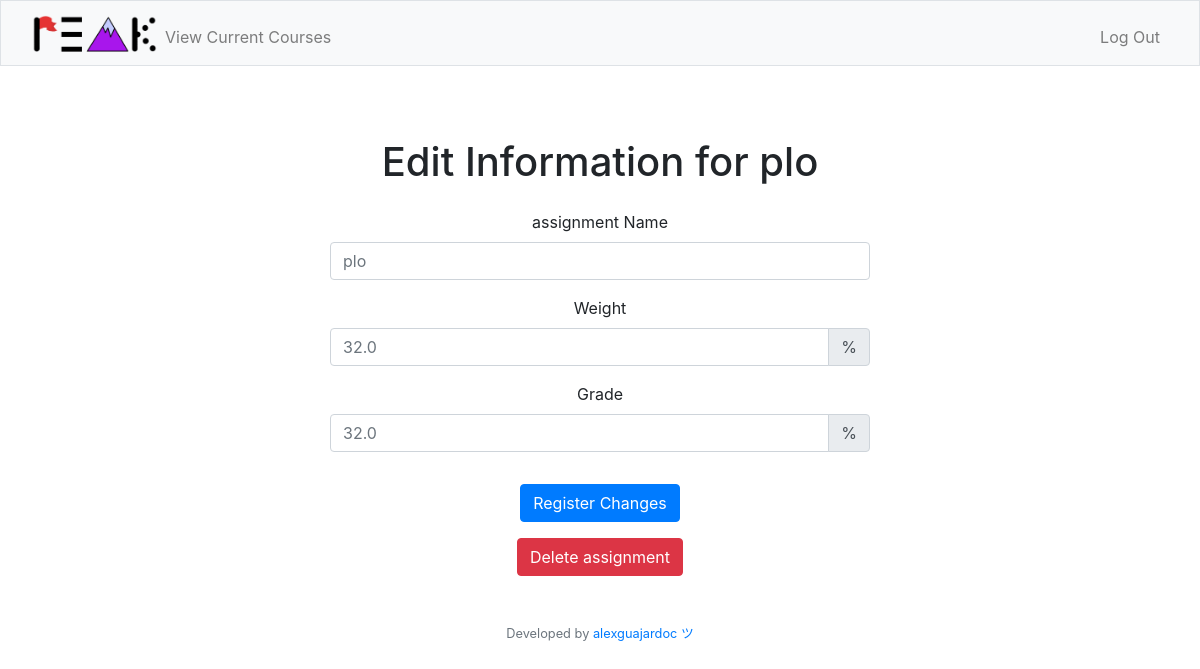
/editassignment?assignment=plo (signed in), run on the app's committed database.
### tables this page shows
CREATE TABLE assignments (assignment_id INTEGER PRIMARY KEY AUTOINCREMENT NOT NULL, assignment_name TEXT NOT NULL, grade REAL NOT NULL, weight REAL NOT NULL, user_id INTEGER, period_id INTEGER, course_id INTEGER, date DATE, FOREIGN KEY (user_id) REFERENCES users(user_id), FOREIGN KEY (period_id) REFERENCES period(period_id), FOREIGN KEY (course_id) REFERENCES courses(course_id));

### app.py (the view)
@app.route('/editassignment', methods=["GET", "POST"])
@login_required
def editassignment():
    if request.method == "POST":
        assignment_name = request.form.get("assignmentname")
        assignment_grade = request.form.get("grade")
        assignment_weight = request.form.get("weight")
        assignment_id = request.form.get("assignmentid")
        cId = crsr.execute("SELECT course_id FROM assignments WHERE assignment_id = ?", (assignment_id,)).fetchall()
        course_name = crsr.execute("SELECT course_name FROM courses WHERE course_id = ?", (cId[0][0],)).fetchall()
        totalweight = crsr.execute("SELECT SUM(weight) FROM assignments WHERE course_id = ? AND user_id = ?", (cId[0][0],session["user_id"])).fetchall()
        oldweight = crsr.execute("SELECT weight FROM assignments WHERE assignment_id = ? AND user_id = ?", (assignment_id,session["user_id"])).fetchall()
        if not totalweight or totalweight[0][0] is None:
            totalweightnew = 0
        else:
            totalweightnew = totalweight[0][0] - oldweight[0][0]
        if float(assignment_weight) + float(totalweightnew) > 100:
            return apology("total weight of assignments exceeds 100%, try again", 400)
        crsr.execute("UPDATE assignments SET assignment_name = ?, grade = ?, weight = ? WHERE assignment_id = ?", (assignment_name, assignment_grade, assignment_weight, assignment_id)).fetchall()
        assignments = crsr.execute("SELECT assignment_name, weight, grade FROM assignments WHERE course_id = ? AND user_id = ?", (cId[0][0],session["user_id"])).fetchall()
        avg = crsr.execute("SELECT SUM(grade * weight) / SUM(weight) FROM assignments WHERE course_id = ? AND user_id = ?", (cId[0][0],session["user_id"])).fetchall()
        avg2 = crsr.execute("SELECT SUM(0.01 * grade * weight) FROM assignments WHERE course_id = ? AND user_id = ?", (cId[0][0],session["user_id"])).fetchall()
        max = crsr.execute("SELECT SUM(weight) FROM assignments WHERE course_id = ? AND user_id = ?", (cId[0][0],session["user_id"])).fetchall()
        return render_template("assignments.html", course_name=course_name[0][0], assignments=assignments, avg=avg[0][0], avg2=avg2[0][0], max=max[0][0])
    else:
        assignment_name = request.args.get('assignment')
        assignment_id = crsr.execute("SELECT assignment_id FROM assignments WHERE assignment_name = ? AND user_id = ?", (assignment_name,session["user_id"])).fetchall()
        assignments = crsr.execute("SELECT assignment_name, weight, grade FROM assignments WHERE assignment_id = ? AND user_id = ?", (assignment_id[0][0],session["user_id"])).fetchall()
        return render_template("editassignment.html", assignments=assignments, assignment_id=assignment_id[0][0])

### helpers.py (called while the page is built)
def login_required(f):
    @wraps(f)
    def decorated_function(*args, **kwargs):
        if session.get("user_id") is None:
            return redirect("/login")
        return f(*args, **kwargs)
    return decorated_function

### templates/editassignment.html (shortened to what this page needs)
{% extends "layout.html" %}
{% block main %}
<div class="container">
    <h1 class="text-center my-4">Edit Information for {{ assignments[0][0] }}</h1>
    <div class="row justify-content-center">
        <div class="col-lg-6">
            <form action="/editassignment" method="post">
                <div class="form-group">
                    <label for="assignmentname">assignment Name</label>
                    <input autocomplete="off" autofocus class="form-control" id="assignmentname" name="assignmentname" placeholder="{{ assignments[0][0] }}" type="text">
                </div>
                <div class="form-group">
                    <label for="weight">Weight</label>
                    <div class="input-group">
                        <input autocomplete="off" class="form-control" id="weight" name="weight" placeholder="{{ assignments[0][1] }}" type="number" min="0" step="any">
                        <div class="input-group-append">
                            <span class="input-group-text">%</span>
                        </div>
                    </div>
                </div>
                <div class="form-group">
                    <label for="grade">Grade</label>
                    <div class="input-group">
                        <input autocomplete="off" class="form-control" id="grade" name="grade" placeholder="{{ assignments[0][2] }}" type="number" min="0" step="any">
                        <div class="input-group-append">
                            <span class="input-group-text">%</span>
                        </div>
                    </div>
                </div>
                <button class="btn btn-primary mt-3" type="submit">Register Changes</button>
                <br>
            </form>
            <form action="/deleteassignment" method="post" onsubmit="return confirm('Are you COMPLETELY sure you want to delete all data for this assignment? It cannot be recovered');">
                <button class="btn btn-danger mt-3" type="submit">Delete assignment</button>
            </form>
        </div>
    </div>
</div>
{% endblock %}

### static/styles.css (style rules this page uses)
h1 { font-size: 60px; }

### data on the page
assignments: assignment_name "plo", assignmentname "plo", weight "32.0", grade "32.0"
